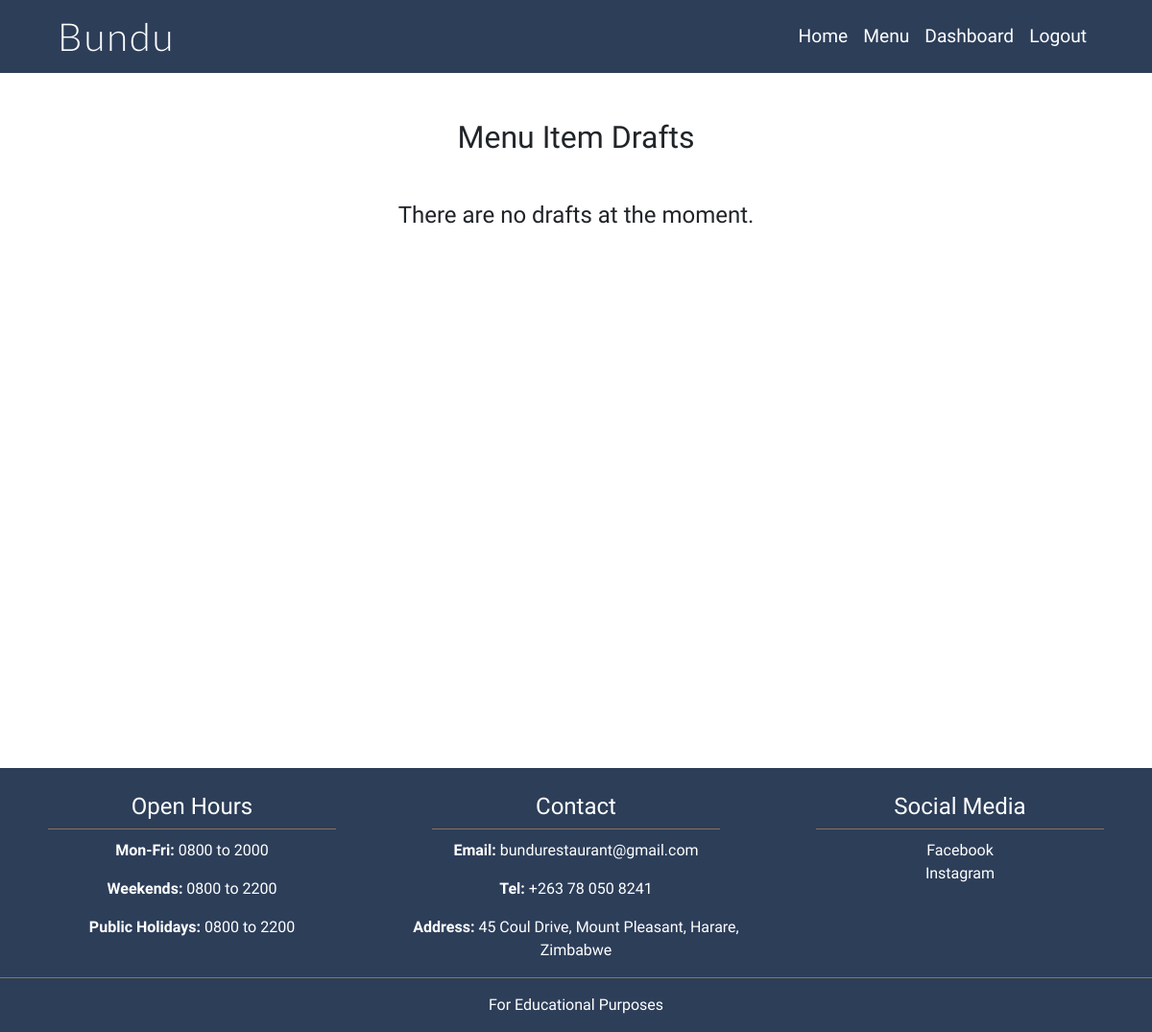
Before: /menu/drafts/ (signed in) with the older database file.
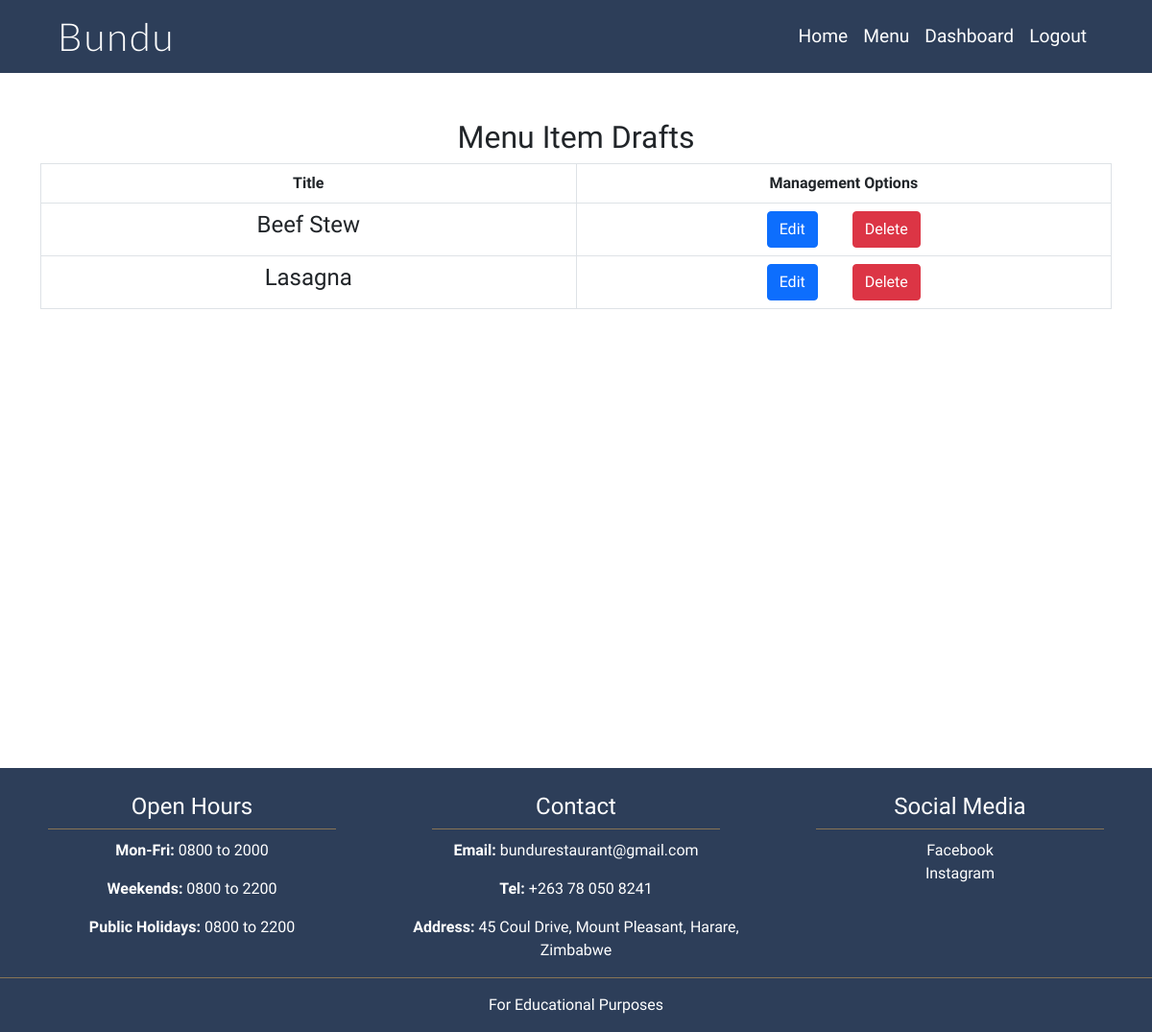
After: the same page with the newer database file.
### menu/models.py (models this page shows, shortened)
class MenuItem(models.Model):
    title = models.CharField(max_length=200, unique=True)
    featured_image = CloudinaryField(
        'image', default='default-menu-image_eeth2z.png'
        )
    description = models.TextField(default='Menu item description')
    available = models.BooleanField(default=True)
    price = models.DecimalField(
        null=True, max_digits=4, decimal_places=2, default='00.00'
        )
    category = models.CharField(
        choices=MENU_CATEGORIES, default='main', max_length=7
        )
    status = models.IntegerField(choices=STATUS, default=0)

### menu/views.py (the view)
# urls.py: path('menu/drafts/', views.menu_drafts, name='menu_drafts'),
def menu_drafts(request):
    if request.user.is_staff:
        menu_drafts = MenuItem.objects.filter(status=0)
        context = {
            'menu_drafts': menu_drafts,
        }
        return render(request, 'menu_drafts.html', context)
    else:
        messages.warning(
            request,
            ("Only logged in staff members can view this page")
            )
        return redirect('home')

### menu/templates/menu_drafts.html
{% extends "base.html" %}
{% block content %}
<div class="container below-nav fill-screen pt-5">
    <h2 class="text-center">Menu Item Drafts</h2>
    {% if menu_drafts %}
    <table class="table tabel-striped table-hover table-bordered text-center">
        <thead>
            <tr>
                <th class="w-50" scope="col">Title</th>
                <th class="w-50" scope="col">Management Options</th>
            </tr>
        </thead>
        {% for menu_draft in menu_drafts %}
            <tr>
                <td><h4>{{ menu_draft.title }}</h4></td>
                <td>
                    <span><a class="btn btn-primary me-md-3" href="#">Edit</a></span>
                    <span><a class="btn btn-danger ms-md-3" href="#">Delete</a></span>
                </td>
            </tr>
        {% endfor %}
    </table>
    {% else %}
    <h4 class="text-center mt-5">There are no drafts at the moment.</h4>
    {% endif %}
</div>
{%endblock%}

### templates/base.html (shortened to what this page needs)
{% load static %}
<!DOCTYPE html>
<html lang="en">
<head>
    <link href="https://cdn.jsdelivr.net/npm/bootstrap@5.0.1/dist/css/bootstrap.min.css" rel="stylesheet"
>
    <link rel="stylesheet" href="{% static 'css/style.css' %}">
</head>
<body>
    <nav class="navbar navbar-expand-md navbar-dark fixed-top">
        <div class="container-fluid">
            <a id="nav-logo" class="ms-5" href="{% url 'home' %}">Bundu</a>
            <div class="collapse navbar-collapse" id="navbarText">
                <ul class="navbar-nav ms-auto me-5 mb-0">
                    <li class="nav-item">
                        <a class="nav-link pb-md-0" aria-current="page" href="{% url 'home' %}">Home</a>
                    </li>
                    <li class="nav-item">
                        <a class="nav-link pb-md-0" aria-current="page" href="{% url 'menu_page' %}">Menu</a>
                    </li>
                    {% if user.is_authenticated %}
                    {% if user.is_staff %}
                    <li class="nav-item">
                        <a class="nav-link" href="{% url 'staff_dashboard' %}">Dashboard</a>
                    </li>
                    {% endif %}
                    <li class="nav-item">
                        <a class="nav-link pb-md-0" href="{% url 'account_logout' %}">Logout</a>
                    </li>
                    {% endif %}
                </ul>
            </div>
        </div>
    </nav>
    <main>
        {% block content %}{% endblock content %}
    </main>
    <footer class="py-3">
        <div class="row m-auto text-center text-white">
            <div class="col-md-4">
                <h4 class="pb-2">Open Hours</h4>
                <ul class="list-unstyled">
                    <li>
                        <p><span class="fw-bold">Mon-Fri:</span> 0800 to 2000</p>
                    </li>
                    <li>
                        <p><span class="fw-bold">Weekends:</span> 0800 to 2200</p>
                    </li>
                    <li>
                        <p><span class="fw-bold">Public Holidays: </span> 0800 to 2200</p>
                    </li>
                </ul>
            </div>
            <div class="col-md-4">
                <h4 class="pb-2">Contact</h4>
                <ul class="list-unstyled">
                    <li>
                        <p><span class="fw-bold">Email:</span> bundurestaurant@gmail.com</p>
                    </li>
                    <li>
                        <p><span class="fw-bold">Tel: </span> +263 78 050 8241</p>
                    </li>
                    <li>
                        <p><span class="fw-bold">Address: </span> 45 Coul Drive, Mount Pleasant, Harare, Zimbabwe</p>
                    </li>
                </ul>
            </div>
            <div class="col-md-4 ">
                <h4 class="pb-2">Social Media</h4>
                <ul class="list-unstyled">
                    <li>
                        <a class="text-decoration-none text-white" href="https://www.facebook.com" target="_blank" rel="noopener" aria-label="Visit our Facebook page (opens in a new tab)">
                            Facebook
                        </a>
                    </li>
                    <li>
                        <a class="text-decoration-none text-white" href="https://www.instagram.com" target="_blank" rel="noopener" aria-label="Visit our instagram page (opens in a new tab)">
                            Instagram
                        </a>
                    </li>
                </ul>
            </div>
        </div>
        <div class="text-center text-white pt-3">
            <p class="m-0">For Educational Purposes</p>
        </div>
    </footer>
</body>
</html>

### static/css/style.css (style rules this page uses)
body { font-family: "PT Sans", "sans-serif"; }
.fill-screen { min-height: calc(100vh - 76px); }
.below-nav { margin-top: 76px; }
#nav-logo { font-family: lato; font-weight: 300; font-size: 2.5rem; letter-spacing: 2px; text-decoration: none; color: white; }
.navbar { background-color: #2D3E59; }
.nav-link { font-size: 1.2rem; font-weight: 100; color: white !important; }
footer { background-color: #2D3E59; }
footer h4 { border-bottom: 1px solid #887456; width: 80%; margin: 10px auto; }
footer .row { border-bottom: 1px solid #887456; }

Changed rows visible on the page:
added MenuItem: title "Beef Stew"
added MenuItem: title "Lasagna"
Other visible differences:
text no longer shown: "There are no drafts at the moment."
text now shown: "Title Management Options"
